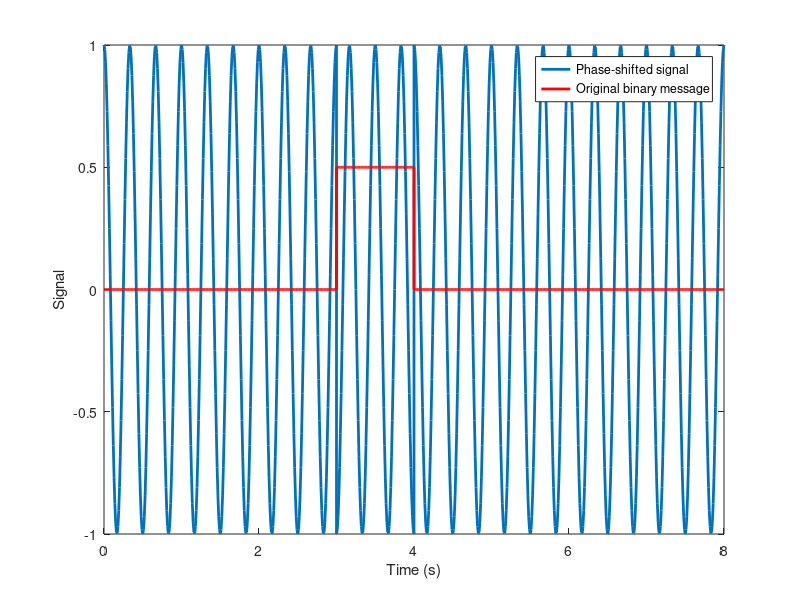

Here is the MATLAB script that generated this plot:
clear all
close all


%%%%%%% Transmitter %%%%%%%%%%

% binary phase shift keying

% create a simple word
n = 8; % length of the word

% giving the random word a binary signal
m = randi([0 1], n, 1)

%phase for 0
p1 = 0;

%phase for 1
p2 = pi;

% frequency of the signal
f = 3;

% sampling rate
fs = 100;

% time
t = 0: 1/fs : 1;

psk_sig = [];   % phase shift keyed signal
orig_msg = [];  % the original message
time = [];      % the time vector, good for plotting

for i = 1: 1: length(m)
    
    % creating the psk signal
    psk_sig = [psk_sig (m(i)==0)*cos(2*pi*f*t + p1)+...
        (m(i)==1)*cos(2*pi*f*t + p2)];
    
    % creating the OG signal
    orig_msg = [orig_msg .5*(m(i)==0)*zeros(1,length(t))+...
        .5*(m(i)==1)*ones(1,length(t))];
    
    % updating the time
    time = [time t];
    t = t + 1;
end

% plotting the phase shift keyed signal
plot(time, psk_sig, 'LineWidth',2);
xlabel('Time (s)');
ylabel('Signal');
hold on

%plotting the original signal
plot(time, orig_msg, 'r', 'LineWidth', 2);
legend('Phase-shifted signal', 'Original binary message');


%%%%%%%% Receiver %%%%%%%%%%

% rbb is the input to the receiver multiplied by
%   the cosine
rbb = [];

for j = 1:1: length(psk_sig)
    rbb(j) = cos(2*pi*fs)*psk_sig(j);
end

% IS is the integrated signal
IS = [];

for j = 1: length(rbb)/n :length(rbb)
    IS = [IS -trapz(rbb([(j-1+length(rbb)/n) j]))];
end

IS(IS<0) = [0]; % turning negative ones to zeros



